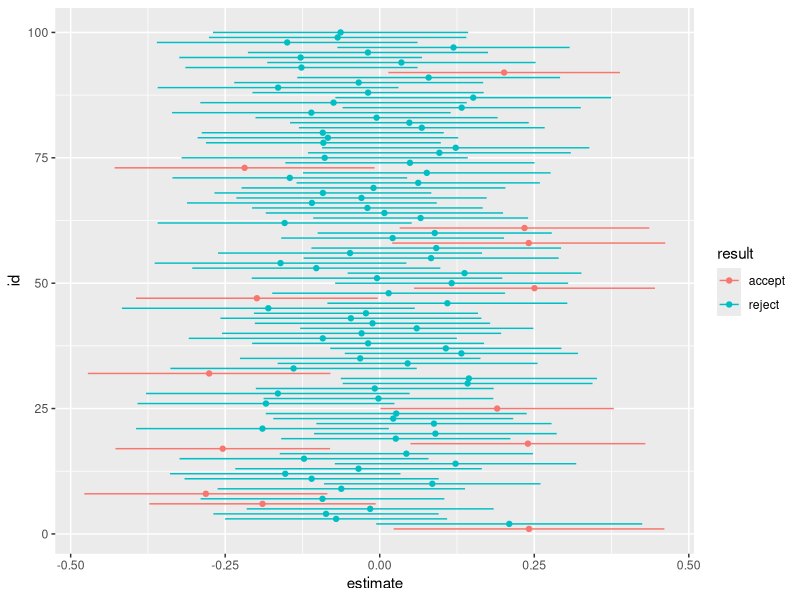
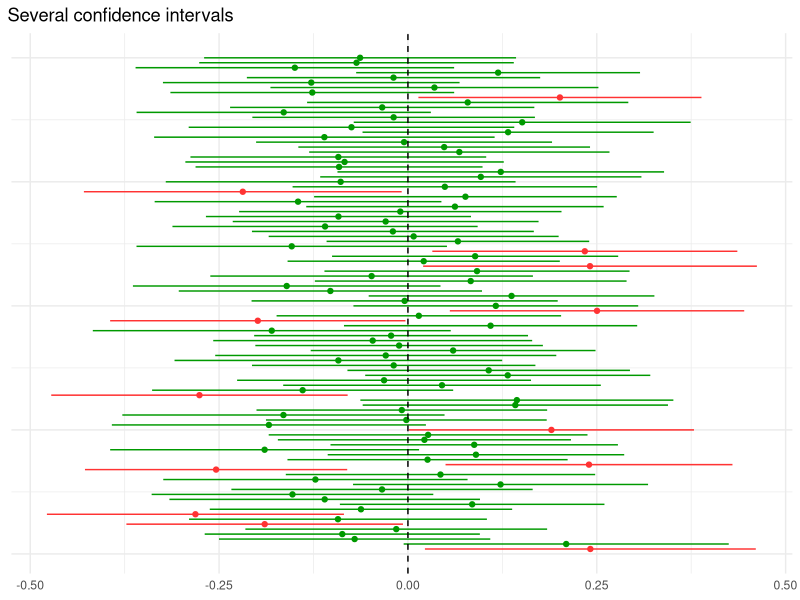
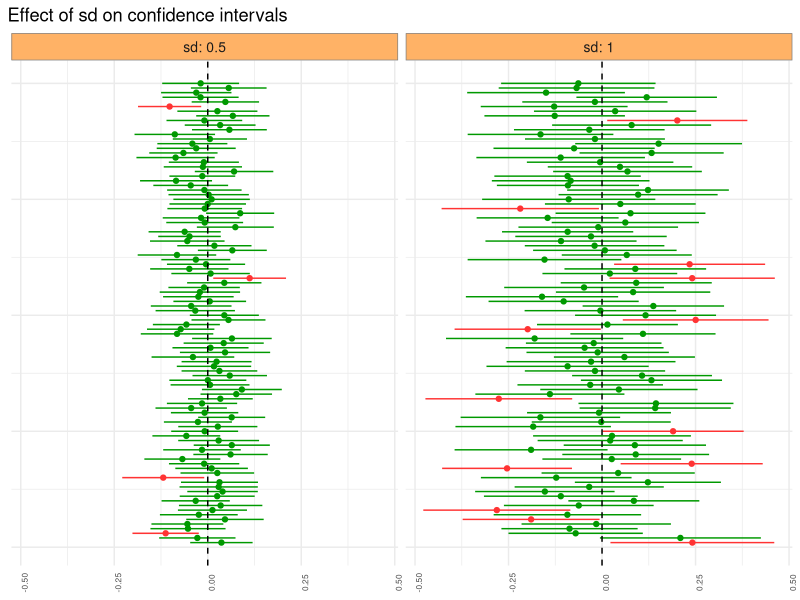

R code for these plots, in order:
## ---- chunk 1
knitr::opts_chunk$set(echo = TRUE, message = FALSE)
## ---- chunk 2
library(tidyverse)
library(broom)
## ---- chunk 3
set.seed(1212)
x <- rnorm(100)
## ---- chunk 4
t.test(x)
## ---- chunk 5
tidy(t.test(x))
## ---- chunk 6
conf_int <- function(n = 100, mean = 0, sd = 1){
  sample <- rnorm(n = n, mean = mean, sd = sd)
  test <- t.test(sample)
  result <- tidy(test) |>
    select(estimate, conf.low, conf.high, p.value)
  return(result)
}
## ---- chunk 7
set.seed(1212)
conf_int()
## ---- chunk 8
set_intervals <- function(sample  = 100, n = 100, mean = 0, sd = 1){
  
  intervals <- map_dfr(1:sample, ~ conf_int(n = n, mean = mean, sd = sd))
  
  intervals <- intervals |>
    mutate(id = 1:n(),
           result = ifelse(sign(conf.low) == sign(conf.high), "accept", "reject")) |>
    relocate(id)
  
  return(intervals)
}
## ---- chunk 9
set.seed(1111)
intervals <- set_intervals()
intervals
## ---- chunk 10
intervals |>
  ggplot(aes(estimate, id, color = result)) +
  geom_point() +
  geom_segment(aes(x = conf.low, y = id, xend = conf.high, yend = id, color = result))
## ---- chunk 11
intervals |>
  ggplot(aes(estimate, id, color = result)) +
  geom_point() +
  geom_segment(aes(x = conf.low, y = id, xend = conf.high, yend = id, color = result)) +
  geom_vline(xintercept = 0, linetype = "dashed") +
  ggtitle("Several confidence intervals") +
  scale_color_manual(values = c("#FF3333", "#009900")) +
  theme_minimal() +
  theme(axis.text.y = element_blank(), 
        axis.title.y = element_blank(),
        axis.title.x = element_blank(),
        legend.position = "none",
        plot.title.position = "plot")
## ---- chunk 12
intervals |>
  group_by(result) |>
  count()
## ---- chunk 13
intervals |>
  group_by(result) |>
  summarise(min_pvalue = min(p.value), max_pvalue = max(p.value))
## ---- chunk 14
set.seed(3333)
intervals_large <- set_intervals(sample = 1000)
## ---- chunk 15
intervals_large |>
  group_by(result) |>
  count()
## ---- chunk 16
set.seed(5555)
intervals_sv <- set_intervals(sd = 0.5)
## ---- chunk 17
two_intervals <- bind_rows(intervals |> mutate(sd = 1),
                           intervals_sv |> mutate(sd = 0.5))
## ---- chunk 18
two_intervals |>
  ggplot(aes(estimate, id, color = result)) +
  geom_point() +
  geom_segment(aes(x = conf.low, y = id, xend = conf.high, yend = id, color = result)) +
  facet_grid(. ~ sd, labeller = label_both) +
  geom_vline(xintercept = 0, linetype = "dashed") +
  ggtitle("Effect of sd on confidence intervals") +
  scale_color_manual(values = c("#FF3333", "#009900")) +
  theme_minimal() +
  theme(axis.text.y = element_blank(),
        axis.text.x = element_text(size = 6, angle = 90),
        axis.title.y = element_blank(),
        axis.title.x = element_blank(),
        legend.position = "none",
        plot.title.position = "plot",
        strip.text.x = element_text(size = 10),
        strip.background.x = element_rect(fill = "#FFB266", color = "#808080"))
## ---- chunk 19
sessionInfo()
